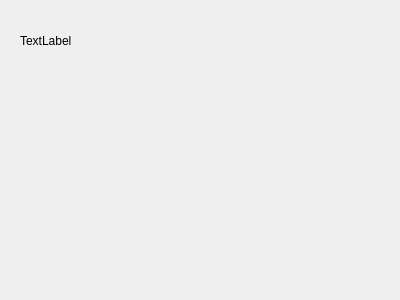
<?xml version="1.0" encoding="UTF-8"?>
<ui version="4.0">
 <class>gamewindow1</class>
 <widget class="QWidget" name="gamewindow1">
  <property name="geometry">
   <rect>
    <x>0</x>
    <y>0</y>
    <width>400</width>
    <height>300</height>
   </rect>
  </property>
  <property name="windowTitle">
   <string>Form</string>
  </property>
  <widget class="QLabel" name="label">
   <property name="geometry">
    <rect>
     <x>20</x>
     <y>10</y>
     <width>441</width>
     <height>61</height>
    </rect>
   </property>
   <property name="text">
    <string>TextLabel</string>
   </property>
  </widget>
 </widget>
 <resources/>
 <connections/>
</ui>
